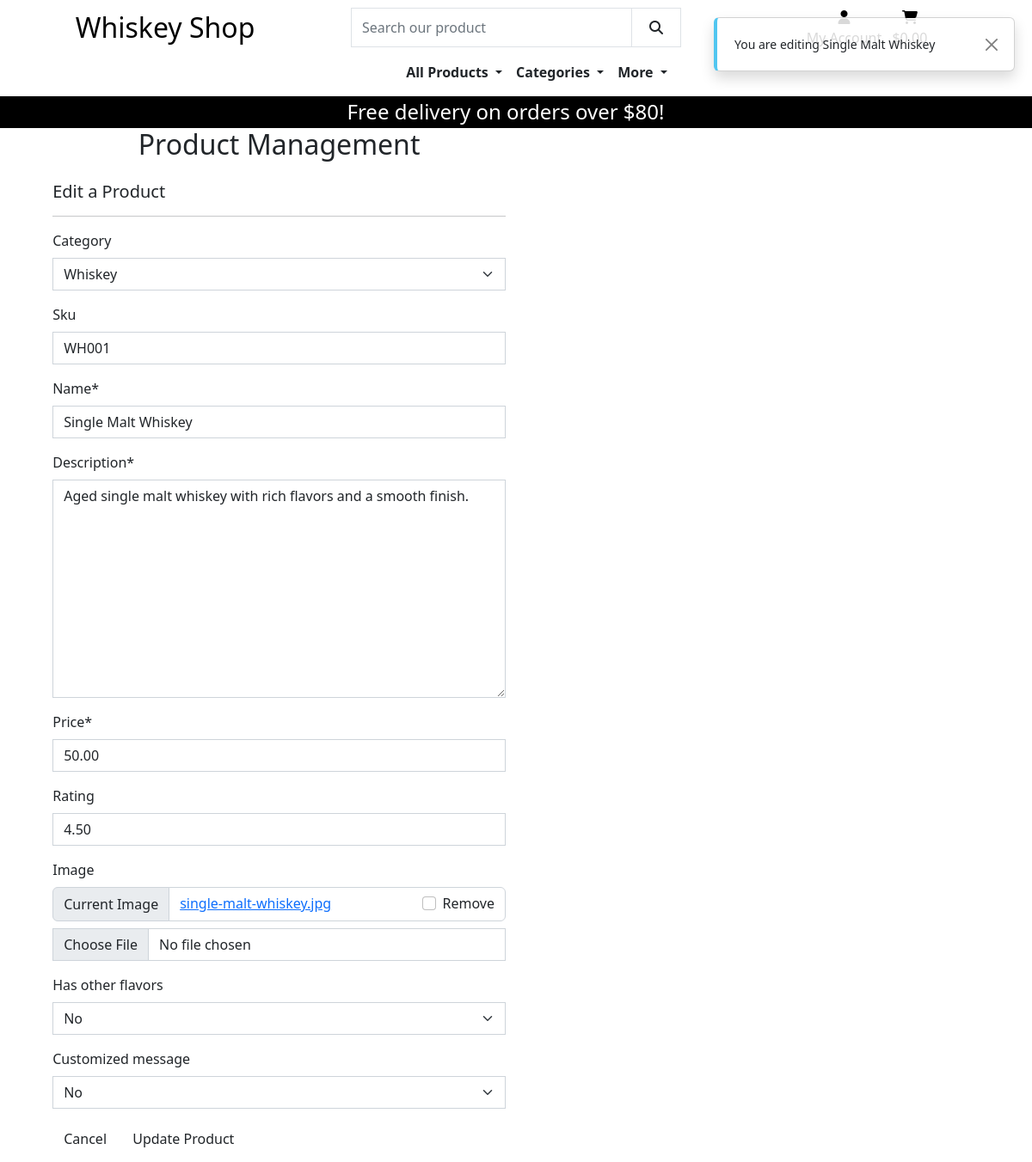
Page /products/edit/1/ (signed in) on the committed database.
### products/models.py (models this page shows, shortened)
class Product(models.Model):
    category = models.ForeignKey('Category', null=True, blank=True, on_delete=models.SET_NULL)
    sku = models.CharField(max_length=254, null=True, blank=True)
    name = models.CharField(max_length=254)
    description = models.TextField()
    price = models.DecimalField(max_digits=6, decimal_places=2)
    rating = models.DecimalField(max_digits=6, decimal_places=2, null=True, blank=True)
    image = models.ImageField(null=True, blank=True)
    has_other_flavors = models.BooleanField(default=False, null=True, blank=True)
    customized_message = models.BooleanField(default=False, null=True, blank=True)

### products/views.py (the view)
# urls.py: path('edit/<int:product_id>/', views.edit_product, name='edit_product'),
@login_required
def edit_product(request, product_id):
    if not request.user.is_superuser:
        messages.error(request, 'Something went wrong, only store owners can access to this.')
        return redirect(reverse('home'))
    product = get_object_or_404(Product, pk=product_id)
    if request.method == 'POST':
        form = ProductForm(request.POST, request.FILES, instance=product)
        if form.is_valid():
            form.save()
            messages.success(request, 'The product was updated successfully!')
            return redirect(reverse('product_detail', args=[product.id]))
        else:
            messages.error(request, 'Something went wrong. Please check the form.')
    else:
        form = ProductForm(instance=product)
        messages.info(request, f'You are editing {product.name}')
    template = 'products/edit_product.html'
    context = {
        'form': form,
        'product': product,
    }
    return render(request, template, context)

### products/forms.py
class ProductForm(forms.ModelForm):
    class Meta:
        model = Product
        fields = '__all__'
    image = forms.ImageField(label='Image', required=False, widget=CustomClearableFileInput)
    def __init__(self, *args, **kwargs):
        super().__init__(*args, **kwargs)
        categories = Category.objects.all()
        friendly_names = [(c.id, c.get_friendly_name()) for c in categories]
        self.fields['category'].choices = friendly_names
        for field_name, field in self.fields.items():
            field.widget.attrs['class'] = 'border-black rounded-0'

### bag/contexts.py (called while the page is built, shortened)
def bag_contents(request):
    bag_items = []
    total = 0
    product_count = 0
    bag = request.session.get('bag', {})
    if total < settings.FREE_DELIVERY_THRESHOLD:
        delivery = total * Decimal(settings.STANDARD_DELIVERY_PERCENTAGE / 100)
        free_delivery_delta = settings.FREE_DELIVERY_THRESHOLD - total
    else:
        delivery = 0
        free_delivery_delta = 0
    grand_total = delivery + total
    context = {
        'bag_items': bag_items,
        'total': total,
        'product_count': product_count,
        'delivery': delivery,
        'free_delivery_delta': free_delivery_delta,
        'free_delivery_threshold': settings.FREE_DELIVERY_THRESHOLD,
        'grand_total': grand_total,
    }
    return context

### products/models.py (called while the page is built)
    def get_friendly_name(self):
        return self.friendly_name

### products/templates/products/edit_product.html (shortened to what this page needs)
{% extends "base.html" %}
{% load static %}
{% block content %}
<div class="overlay"></div>
<div class="container">
    <div class="row">
        <div class="col-12 col-md-6">
            <h2 class="mb-4 text-center">Product Management</h2>
            <h5>Edit a Product</h5>
            <hr>
        </div>
    </div>
    <div class="row">
        <div class="col-12 col-md-6">
            <form action="{% url 'edit_product' product.id %}" method="post" class="form mb-2" enctype="multipart/form-data">
                {{ form | crispy }}
                <div class="text-right">
                    <a href="{% url 'products' %}" class="btn btn-outline-black rounded-0">Cancel</a>
                    <button class="btn btn-black rounded-0" type="submit">Update Product</button>
                </div>
            </form>
        </div>
    </div>
</div>
{% endblock %}

### static/css/base.css (style rules this page uses)
html, body { height: 100%; margin: 0; }
@media (min-width: 1200px) { .container { max-width: 90%; } }
.overlay { height: 100%; width: 100%; top: 0; left: 0; position: fixed; background: white; z-index: -1; }

### rows in the picture
Product: category "Whiskey", sku "WH001", name "Single Malt Whiskey", description "Aged single malt whiskey with rich flavors and a smooth finish.", price "50.00", rating "4.50", has_other_flavors "No", customized_message "No"

### other values in the picture
{{ free_delivery_threshold }} "80"
{{ message }} "You are editing Single Malt Whiskey"
